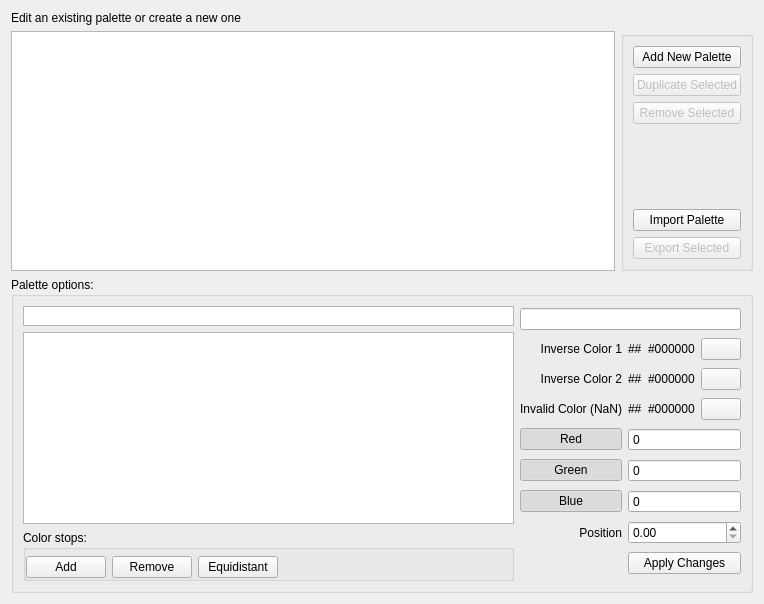
<?xml version="1.0" encoding="UTF-8"?>
<ui version="4.0">
 <class>WidgetPropPalettes</class>
 <widget class="QWidget" name="WidgetPropPalettes">
  <property name="geometry">
   <rect>
    <x>0</x>
    <y>0</y>
    <width>764</width>
    <height>604</height>
   </rect>
  </property>
  <property name="windowTitle">
   <string>Form</string>
  </property>
  <layout class="QVBoxLayout" name="verticalLayout_4">
   <item>
    <widget class="QLabel" name="label_12">
     <property name="sizePolicy">
      <sizepolicy hsizetype="Preferred" vsizetype="Preferred">
       <horstretch>0</horstretch>
       <verstretch>0</verstretch>
      </sizepolicy>
     </property>
     <property name="minimumSize">
      <size>
       <width>0</width>
       <height>0</height>
      </size>
     </property>
     <property name="text">
      <string>Edit an existing palette or create a new one</string>
     </property>
     <property name="wordWrap">
      <bool>true</bool>
     </property>
    </widget>
   </item>
   <item>
    <layout class="QHBoxLayout" name="horizontalLayout">
     <item>
      <widget class="QListWidget" name="lwPalettes"/>
     </item>
     <item>
      <widget class="QGroupBox" name="groupBox_2">
       <property name="title">
        <string/>
       </property>
       <layout class="QVBoxLayout" name="verticalLayout_2">
        <item>
         <widget class="QPushButton" name="pbAdd">
          <property name="text">
           <string>Add New Palette</string>
          </property>
         </widget>
        </item>
        <item>
         <widget class="QPushButton" name="pbDuplicate">
          <property name="enabled">
           <bool>false</bool>
          </property>
          <property name="text">
           <string>Duplicate Selected</string>
          </property>
         </widget>
        </item>
        <item>
         <widget class="QPushButton" name="pbRemove">
          <property name="enabled">
           <bool>false</bool>
          </property>
          <property name="text">
           <string>Remove Selected</string>
          </property>
         </widget>
        </item>
        <item>
         <spacer name="verticalSpacer_2">
          <property name="orientation">
           <enum>Qt::Vertical</enum>
          </property>
          <property name="sizeHint" stdset="0">
           <size>
            <width>20</width>
            <height>40</height>
           </size>
          </property>
         </spacer>
        </item>
        <item>
         <widget class="QPushButton" name="pbImportPalette">
          <property name="text">
           <string>Import Palette</string>
          </property>
         </widget>
        </item>
        <item>
         <widget class="QPushButton" name="pbExportPalette">
          <property name="enabled">
           <bool>false</bool>
          </property>
          <property name="text">
           <string>Export Selected</string>
          </property>
         </widget>
        </item>
       </layout>
      </widget>
     </item>
    </layout>
   </item>
   <item>
    <widget class="QGroupBox" name="groupOptions">
     <property name="minimumSize">
      <size>
       <width>0</width>
       <height>0</height>
      </size>
     </property>
     <property name="title">
      <string>Palette options:</string>
     </property>
     <layout class="QHBoxLayout" name="horizontalLayout_6">
      <item>
       <layout class="QVBoxLayout" name="verticalLayout_3">
        <item>
         <layout class="QVBoxLayout" name="verticalLayout">
          <item>
           <widget class="QGraphicsView" name="gvCurPalette">
            <property name="maximumSize">
             <size>
              <width>16777215</width>
              <height>20</height>
             </size>
            </property>
            <property name="verticalScrollBarPolicy">
             <enum>Qt::ScrollBarAlwaysOff</enum>
            </property>
            <property name="horizontalScrollBarPolicy">
             <enum>Qt::ScrollBarAlwaysOff</enum>
            </property>
           </widget>
          </item>
          <item>
           <widget class="QGraphicsView" name="gvPalCurves">
            <property name="verticalScrollBarPolicy">
             <enum>Qt::ScrollBarAlwaysOff</enum>
            </property>
            <property name="horizontalScrollBarPolicy">
             <enum>Qt::ScrollBarAlwaysOff</enum>
            </property>
           </widget>
          </item>
         </layout>
        </item>
        <item>
         <widget class="QGroupBox" name="groupColorStops">
          <property name="title">
           <string>Color stops:</string>
          </property>
          <property name="flat">
           <bool>true</bool>
          </property>
          <layout class="QHBoxLayout" name="horizontalLayout_2">
           <property name="leftMargin">
            <number>0</number>
           </property>
           <property name="topMargin">
            <number>6</number>
           </property>
           <property name="rightMargin">
            <number>0</number>
           </property>
           <property name="bottomMargin">
            <number>0</number>
           </property>
           <item>
            <widget class="QPushButton" name="pbAddColorStop">
             <property name="text">
              <string>Add</string>
             </property>
             <property name="icon">
              <iconset resource="../qitom.qrc">
               <normaloff>:/misc/icons/color_stop_add.png</normaloff>:/misc/icons/color_stop_add.png</iconset>
             </property>
            </widget>
           </item>
           <item>
            <widget class="QPushButton" name="pbRemoveColorStop">
             <property name="text">
              <string>Remove</string>
             </property>
             <property name="icon">
              <iconset resource="../qitom.qrc">
               <normaloff>:/misc/icons/color_stop_remove.png</normaloff>:/misc/icons/color_stop_remove.png</iconset>
             </property>
            </widget>
           </item>
           <item>
            <widget class="QPushButton" name="pbEquidistantColorStop">
             <property name="text">
              <string>Equidistant</string>
             </property>
             <property name="icon">
              <iconset resource="../qitom.qrc">
               <normaloff>:/misc/icons/color_stop_equidistant.png</normaloff>:/misc/icons/color_stop_equidistant.png</iconset>
             </property>
            </widget>
           </item>
           <item>
            <spacer name="horizontalSpacer">
             <property name="orientation">
              <enum>Qt::Horizontal</enum>
             </property>
             <property name="sizeHint" stdset="0">
              <size>
               <width>40</width>
               <height>20</height>
              </size>
             </property>
            </spacer>
           </item>
          </layout>
         </widget>
        </item>
       </layout>
      </item>
      <item>
       <layout class="QGridLayout" name="gridLayout">
        <item row="0" column="0" colspan="2">
         <widget class="QLineEdit" name="lePalName"/>
        </item>
        <item row="1" column="0">
         <widget class="QLabel" name="label_8">
          <property name="text">
           <string>Inverse Color 1</string>
          </property>
          <property name="alignment">
           <set>Qt::AlignRight|Qt::AlignTrailing|Qt::AlignVCenter</set>
          </property>
         </widget>
        </item>
        <item row="1" column="1">
         <layout class="QHBoxLayout" name="horizontalLayout_3">
          <item>
           <widget class="QLabel" name="icoInvColor1">
            <property name="text">
             <string>##</string>
            </property>
           </widget>
          </item>
          <item>
           <widget class="QLabel" name="lblInvColor1">
            <property name="text">
             <string>#000000</string>
            </property>
           </widget>
          </item>
          <item>
           <widget class="ColorPickerButton" name="btnInvColor1"/>
          </item>
         </layout>
        </item>
        <item row="2" column="0">
         <widget class="QLabel" name="label_17">
          <property name="text">
           <string>Inverse Color 2</string>
          </property>
          <property name="alignment">
           <set>Qt::AlignRight|Qt::AlignTrailing|Qt::AlignVCenter</set>
          </property>
         </widget>
        </item>
        <item row="2" column="1">
         <layout class="QHBoxLayout" name="horizontalLayout_4">
          <item>
           <widget class="QLabel" name="icoInvColor2">
            <property name="text">
             <string>##</string>
            </property>
           </widget>
          </item>
          <item>
           <widget class="QLabel" name="lblInvColor2">
            <property name="text">
             <string>#000000</string>
            </property>
           </widget>
          </item>
          <item>
           <widget class="ColorPickerButton" name="btnInvColor2"/>
          </item>
         </layout>
        </item>
        <item row="3" column="0">
         <widget class="QLabel" name="label">
          <property name="text">
           <string>Invalid Color (NaN)</string>
          </property>
          <property name="alignment">
           <set>Qt::AlignRight|Qt::AlignTrailing|Qt::AlignVCenter</set>
          </property>
         </widget>
        </item>
        <item row="3" column="1">
         <layout class="QHBoxLayout" name="horizontalLayout_5">
          <item>
           <widget class="QLabel" name="icoInvColor">
            <property name="text">
             <string>##</string>
            </property>
           </widget>
          </item>
          <item>
           <widget class="QLabel" name="lblInvColor">
            <property name="text">
             <string>#000000</string>
            </property>
           </widget>
          </item>
          <item>
           <widget class="ColorPickerButton" name="btnInvColor"/>
          </item>
         </layout>
        </item>
        <item row="4" column="0">
         <widget class="QPushButton" name="pbR">
          <property name="text">
           <string>Red</string>
          </property>
          <property name="checkable">
           <bool>true</bool>
          </property>
          <property name="checked">
           <bool>true</bool>
          </property>
         </widget>
        </item>
        <item row="4" column="1">
         <widget class="QSpinBox" name="sbR">
          <property name="buttonSymbols">
           <enum>QAbstractSpinBox::NoButtons</enum>
          </property>
          <property name="keyboardTracking">
           <bool>true</bool>
          </property>
          <property name="maximum">
           <number>255</number>
          </property>
         </widget>
        </item>
        <item row="5" column="0">
         <widget class="QPushButton" name="pbG">
          <property name="text">
           <string>Green</string>
          </property>
          <property name="checkable">
           <bool>true</bool>
          </property>
          <property name="checked">
           <bool>true</bool>
          </property>
         </widget>
        </item>
        <item row="5" column="1">
         <widget class="QSpinBox" name="sbG">
          <property name="buttonSymbols">
           <enum>QAbstractSpinBox::NoButtons</enum>
          </property>
          <property name="keyboardTracking">
           <bool>true</bool>
          </property>
          <property name="maximum">
           <number>255</number>
          </property>
         </widget>
        </item>
        <item row="6" column="0">
         <widget class="QPushButton" name="pbB">
          <property name="text">
           <string>Blue</string>
          </property>
          <property name="checkable">
           <bool>true</bool>
          </property>
          <property name="checked">
           <bool>true</bool>
          </property>
         </widget>
        </item>
        <item row="6" column="1">
         <widget class="QSpinBox" name="sbB">
          <property name="buttonSymbols">
           <enum>QAbstractSpinBox::NoButtons</enum>
          </property>
          <property name="keyboardTracking">
           <bool>true</bool>
          </property>
          <property name="maximum">
           <number>255</number>
          </property>
         </widget>
        </item>
        <item row="7" column="0">
         <widget class="QLabel" name="label_2">
          <property name="text">
           <string>Position</string>
          </property>
          <property name="alignment">
           <set>Qt::AlignRight|Qt::AlignTrailing|Qt::AlignVCenter</set>
          </property>
         </widget>
        </item>
        <item row="7" column="1">
         <widget class="QDoubleSpinBox" name="sbIndex">
          <property name="buttonSymbols">
           <enum>QAbstractSpinBox::UpDownArrows</enum>
          </property>
          <property name="keyboardTracking">
           <bool>false</bool>
          </property>
          <property name="maximum">
           <double>1.000000000000000</double>
          </property>
          <property name="singleStep">
           <double>0.100000000000000</double>
          </property>
         </widget>
        </item>
        <item row="8" column="1">
         <widget class="QPushButton" name="pbPalSave">
          <property name="text">
           <string>Apply Changes</string>
          </property>
         </widget>
        </item>
       </layout>
      </item>
     </layout>
    </widget>
   </item>
  </layout>
 </widget>
 <customwidgets>
  <customwidget>
   <class>ColorPickerButton</class>
   <extends>QPushButton</extends>
   <header>colorPickerButton.h</header>
  </customwidget>
 </customwidgets>
 <tabstops>
  <tabstop>lwPalettes</tabstop>
  <tabstop>pbAdd</tabstop>
  <tabstop>pbDuplicate</tabstop>
  <tabstop>pbRemove</tabstop>
  <tabstop>pbImportPalette</tabstop>
  <tabstop>pbExportPalette</tabstop>
  <tabstop>gvCurPalette</tabstop>
  <tabstop>gvPalCurves</tabstop>
  <tabstop>lePalName</tabstop>
  <tabstop>btnInvColor1</tabstop>
  <tabstop>btnInvColor2</tabstop>
  <tabstop>btnInvColor</tabstop>
  <tabstop>pbR</tabstop>
  <tabstop>sbR</tabstop>
  <tabstop>pbG</tabstop>
  <tabstop>sbG</tabstop>
  <tabstop>pbB</tabstop>
  <tabstop>sbB</tabstop>
  <tabstop>sbIndex</tabstop>
  <tabstop>pbPalSave</tabstop>
  <tabstop>pbAddColorStop</tabstop>
  <tabstop>pbRemoveColorStop</tabstop>
  <tabstop>pbEquidistantColorStop</tabstop>
 </tabstops>
 <resources>
  <include location="../qitom.qrc"/>
 </resources>
 <connections/>
</ui>
